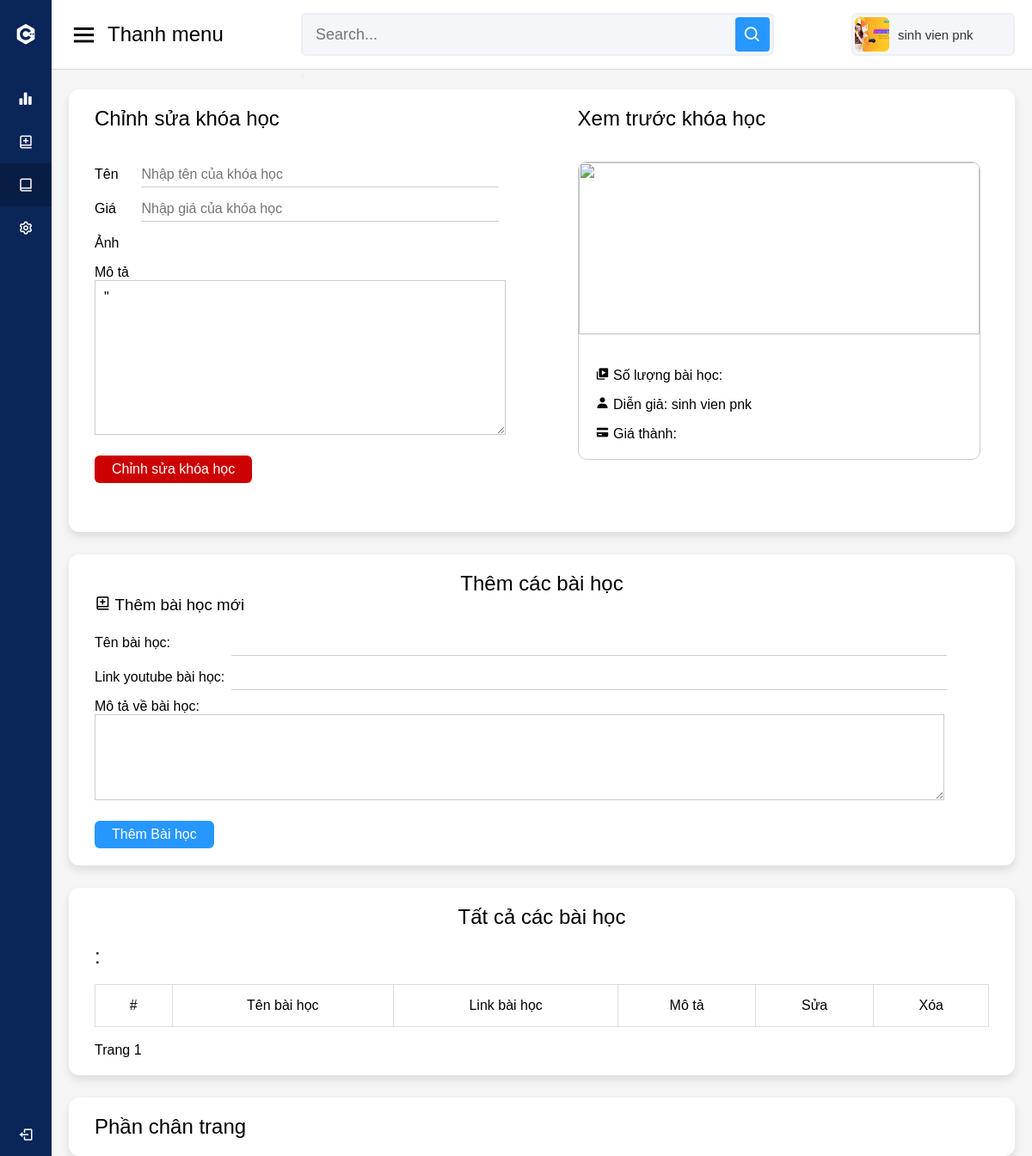
Page /admin/manage/course_add_detail.php?id=14 (signed in) on the earlier database version.
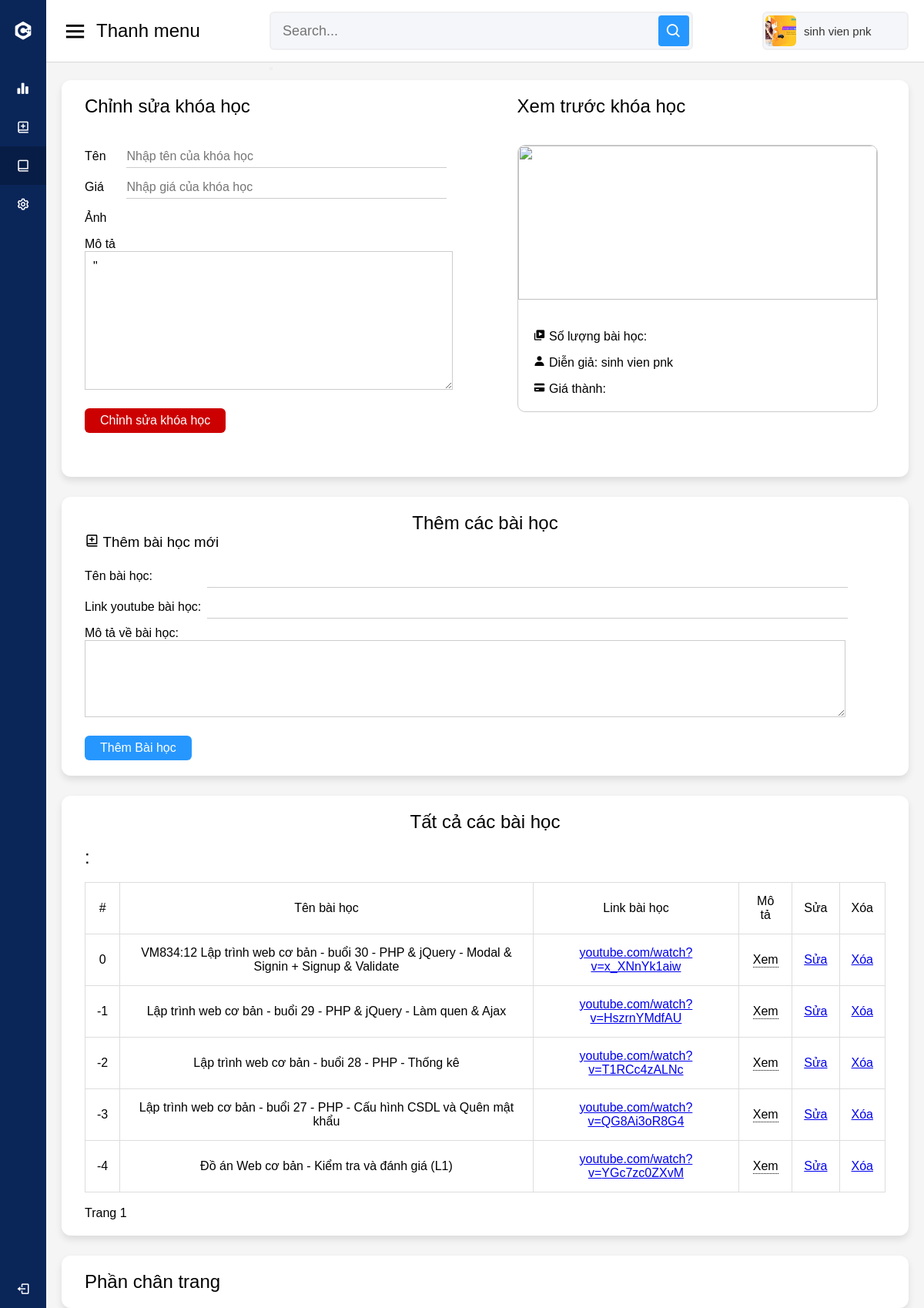
Same page on the later database version.
### tables this page shows
CREATE TABLE `lesson` (
  `id_lesson` int(11) NOT NULL,
  `id_course` int(11) NOT NULL,
  `name_lesson` varchar(150) NOT NULL,
  `link_ytb_lesson` char(20) NOT NULL,
  `description_lesson` text
);

### admin/manage/course_add_detail.php (the view, shortened to what the changed rows need)
<!DOCTYPE html>
<html lang="en" dir="ltr">
<head>
    <link rel="stylesheet" href="../default/style.css">
    <link href='https://unpkg.com/boxicons@2.0.7/css/boxicons.min.css' rel='stylesheet'>
    <link rel="stylesheet" href="./css/course_add_detail.css">
</head>
<body>
    <section class="home-section">
            <?php
            require "../../public/connect_sql.php";
            $id = $_SESSION['id'];
            $id_course = $_GET['id'];
            $sql = "SELECT course.*, COUNT(lesson.id_course) as number_course FROM `course`
                LEFT OUTER JOIN lesson ON course.id_course = lesson.id_course
                WHERE (course.id_admin = '$id') and (course.id_course = '$id_course')
                GROUP BY course.id_course";
            $courses = mysqli_query($connection, $sql);
            $courses = mysqli_fetch_array($courses);
            ?>
            <div class="home-content">
                <?php
                $so_luong_bai_1_trang = 5;
                $trang = 1;
                $so_luong_trang_can_bo = ($trang - 1) * $so_luong_bai_1_trang;
                $sql = "SELECT * FROM lesson WHERE id_course = '$id_course' ORDER BY id_lesson DESC
                limit $so_luong_bai_1_trang offset $so_luong_trang_can_bo";
                $lesson = mysqli_query($connection, $sql);
                ?>
                <div class="sales-boxes" style="margin-top: 26px">
                    <div class="recent-sales box">
                        <br>
                        <br>
                        <table>
                            <tr>
                                <th>#</th>
                                <th>Tên bài học</th>
                                <th>Link bài học</th>
                                <th>Mô tả</th>
                                <th>Sửa</th>
                                <th>Xóa</th>
                            </tr>
                            <?php foreach ($lesson as $index => $ls) { ?>
                                <tr>
                                    <th>
                                        <?php echo  $courses['number_course'] - $so_luong_trang_can_bo - $index ?>
                                    </th>
                                    <th>
                                        <?php echo $ls['name_lesson'] ?>
                                    </th>
                                    <th>
                                        <a href="youtube.com/watch?v=<?php echo $ls['link_ytb_lesson'] ?>">
                                            youtube.com/watch?v=<?php echo $ls['link_ytb_lesson'] ?>
                                        </a>
                                    </th>
                                    <th>
                                        <div class="tooltip">Xem
                                        </div>
                                    </th>
                                    <th>
                                        <a href="#trang-trang" onclick="edit_lesson(<?php echo $ls['id_lesson'] ?>,'<?php echo $ls['name_lesson'] ?>','<?php echo $ls['link_ytb_lesson'] ?>','<?php echo $ls['id_course'] ?>')">Sửa</a>
                                    </th>
                                    <th>
                                        <a href="./processing/course_delete_lesson.php?id=<?php echo $ls['id_lesson'] ?>&id_course=<?php echo $ls['id_course'] ?>">Xóa</a>
                                    </th>
                                </tr>
                            <?php } ?>
                        </table>
                        <br>
                    </div>
                </div>
            </div>
    </section>
</body>
</html>

Differences in the rows shown:
added lesson: number_course "0", name_lesson "VM834:12 Lập trình web cơ bản - buổi 30 - PHP & jQuery - Modal & Signin + Signup & Validate", link_ytb_lesson "x_XNnYk1aiw"
added lesson: number_course "-1", name_lesson "Lập trình web cơ bản - buổi 29 - PHP & jQuery - Làm quen & Ajax", link_ytb_lesson "HszrnYMdfAU"
added lesson: number_course "-2", name_lesson "Lập trình web cơ bản - buổi 28 - PHP - Thống kê", link_ytb_lesson "T1RCc4zALNc"
added lesson: number_course "-3", name_lesson "Lập trình web cơ bản - buổi 27 - PHP - Cấu hình CSDL và Quên mật khẩu", link_ytb_lesson "QG8Ai3oR8G4"
added lesson: number_course "-4", name_lesson "Đồ án Web cơ bản - Kiểm tra và đánh giá (L1)", link_ytb_lesson "YGc7zc0ZXvM"
